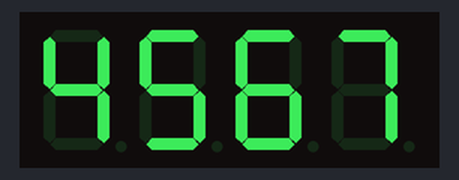
This sketch was run on a simulated Arduino Uno, built with avr-gcc and run on an emulated ATmega328P. Parts: 4-digit seven-segment display.

Above: at 0.1 s.
At 3.1 s:
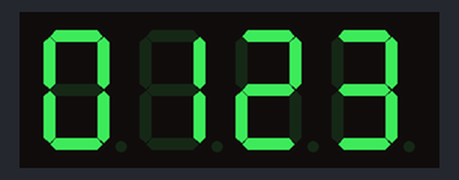

Measured:
- what the display in image 1 shows lasts 3.1 s, from 3.0 s to 6.1 s

The sketch:

tm1637_example.ino
```cpp
#include <Arduino.h>
#include <TM1637Display.h>

#define CLK 2
#define DIO 3

TM1637Display display(CLK, DIO);

void setup(){}

void loop(){

  uint8_t data[4];
  display.setBrightness(0x0f);

  data[0] = display.encodeDigit(4);
  data[1] = display.encodeDigit(5);
  data[2] = display.encodeDigit(6);
  data[3] = display.encodeDigit(7);
  display.setSegments(data);

  delay(3000);

  data[0] = display.encodeDigit(0);
  data[1] = display.encodeDigit(1);
  data[2] = display.encodeDigit(2);
  data[3] = display.encodeDigit(3);
  display.setSegments(data);

  delay(3000);

}
```
